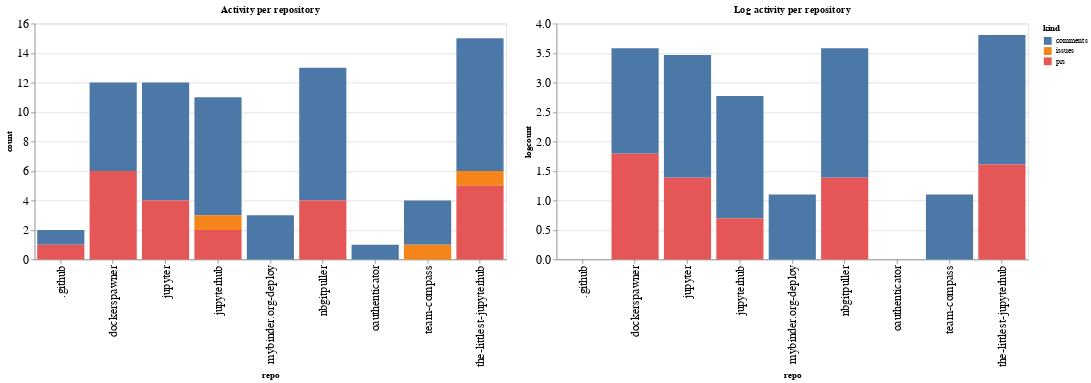

The notebook cell this image was saved under:
### Code cell
ch1 = alt.Chart(repo_summaries, width=600, title="Activity per repository").mark_bar().encode(
    x='repo',
    y='count',
    color='kind',
    tooltip="kind"
)

ch2 = alt.Chart(repo_summaries, width=600, title="Log activity per repository").mark_bar().encode(
    x='repo',
    y='logcount',
    color='kind',
    tooltip="kind"
)

ch1 | ch2

### Figure 1 — Vega-Lite specification as saved in the notebook (floating-point values rounded to 4 significant figures)
{"config": {"axisLeft": {"labelFontSize": 15}, "axisBottom": {"labelFontSize": 15}}, "hconcat": [{"mark": "bar", "encoding": {"color": {"type": "nominal", "field": "kind"}, "tooltip": {"type": "nominal", "field": "kind"}, "x": {"type": "nominal", "field": "repo"}, "y": {"type": "quantitative", "field": "count"}}, "title": "Activity per repository", "width": 600}, {"mark": "bar", "encoding": {"color": {"type": "nominal", "field": "kind"}, "tooltip": {"type": "nominal", "field": "kind"}, "x": {"type": "nominal", "field": "repo"}, "y": {"type": "quantitative", "field": "logcount"}}, "title": "Log activity per repository", "width": 600}], "data": {"name": "data-3595e7a9d98446dc09cd2b59bc10fb2a"}, "$schema": "https://vega.github.io/schema/vega-lite/v4.8.1.json", "datasets": {"data-3595e7a9d98446dc09cd2b59bc10fb2a": [{"repo": ".github", "kind": "comments", "count": 1, "logcount": 0.0}, {"repo": ".github", "kind": "prs", "count": 1, "logcount": 0.0}, {"repo": "dockerspawner", "kind": "comments", "count": 6, "logcount": 1.792}, {"repo": "dockerspawner", "kind": "prs", "count": 6, "logcount": 1.792}, {"repo": "jupyter", "kind": "comments", "count": 8, "logcount": 2.079}, {"repo": "jupyter", "kind": "prs", "count": 4, "logcount": 1.386}, {"repo": "jupyterhub", "kind": "comments", "count": 8, "logcount": 2.079}, {"repo": "jupyterhub", "kind": "issues", "count": 1, "logcount": 0.0}, {"repo": "jupyterhub", "kind": "prs", "count": 2, "logcount": 0.6931}, {"repo": "mybinder.org-deploy", "kind": "comments", "count": 3, "logcount": 1.099}, {"repo": "nbgitpuller", "kind": "comments", "count": 9, "logcount": 2.197}, {"repo": "nbgitpuller", "kind": "prs", "count": 4, "logcount": 1.386}, {"repo": "oauthenticator", "kind": "comments", "count": 1, "logcount": 0.0}, {"repo": "team-compass", "kind": "comments", "count": 3, "logcount": 1.099}, {"repo": "team-compass", "kind": "issues", "count": 1, "logcount": 0.0}, {"repo": "the-littlest-jupyterhub", "kind": "comments", "count": 9, "logcount": 2.197}, {"repo": "the-littlest-jupyterhub", "kind": "issues", "count": 1, "logcount": 0.0}, {"repo": "the-littlest-jupyterhub", "kind": "prs", "count": 5, "logcount": 1.609}]}}
